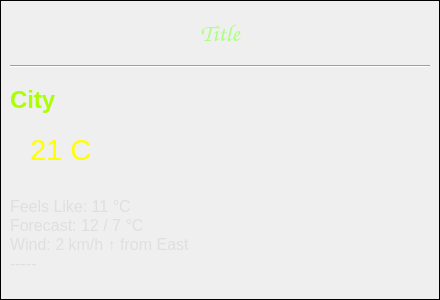
  <widget class="QFrame" name="frm_we_result">
   <property name="geometry">
    <rect>
     <x>10</x>
     <y>410</y>
     <width>440</width>
     <height>300</height>
    </rect>
   </property>
   <property name="styleSheet">
    <string notr="true"/>
   </property>
   <property name="frameShape">
    <enum>QFrame::Box</enum>
   </property>
   <property name="frameShadow">
    <enum>QFrame::Plain</enum>
   </property>
   <widget class="QLabel" name="lbl_we_result_city">
    <property name="geometry">
     <rect>
      <x>10</x>
      <y>70</y>
      <width>341</width>
      <height>61</height>
     </rect>
    </property>
    <property name="font">
     <font>
      <pointsize>18</pointsize>
      <weight>75</weight>
      <bold>true</bold>
     </font>
    </property>
    <property name="styleSheet">
     <string notr="true">color: rgb(170, 255, 0);</string>
    </property>
    <property name="text">
     <string>City</string>
    </property>
    <property name="alignment">
     <set>Qt::AlignLeading|Qt::AlignLeft|Qt::AlignVCenter</set>
    </property>
    <property name="wordWrap">
     <bool>true</bool>
    </property>
    <property name="textInteractionFlags">
     <set>Qt::LinksAccessibleByMouse|Qt::TextSelectableByMouse</set>
    </property>
   </widget>
   <widget class="QLabel" name="lbl_we_result_temp">
    <property name="geometry">
     <rect>
      <x>30</x>
      <y>130</y>
      <width>291</width>
      <height>40</height>
     </rect>
    </property>
    <property name="font">
     <font>
      <pointsize>22</pointsize>
      <weight>50</weight>
      <bold>false</bold>
     </font>
    </property>
    <property name="styleSheet">
     <string notr="true">color: rgb(255, 255, 0);</string>
    </property>
    <property name="text">
     <string>21 C</string>
    </property>
    <property name="alignment">
     <set>Qt::AlignLeading|Qt::AlignLeft|Qt::AlignVCenter</set>
    </property>
    <property name="textInteractionFlags">
     <set>Qt::LinksAccessibleByMouse|Qt::TextSelectableByMouse</set>
    </property>
   </widget>
   <widget class="QLabel" name="lbl_we_result_pic">
    <property name="geometry">
     <rect>
      <x>349</x>
      <y>180</y>
      <width>80</width>
      <height>80</height>
     </rect>
    </property>
    <property name="text">
     <string/>
    </property>
    <property name="pixmap">
     <pixmap>../images/online_topics/websites/timeanddate.png</pixmap>
    </property>
    <property name="scaledContents">
     <bool>true</bool>
    </property>
   </widget>
   <widget class="QLabel" name="lbl_we_result_desc">
    <property name="geometry">
     <rect>
      <x>10</x>
      <y>180</y>
      <width>231</width>
      <height>110</height>
     </rect>
    </property>
    <property name="font">
     <font>
      <pointsize>12</pointsize>
     </font>
    </property>
    <property name="styleSheet">
     <string notr="true">color: rgb(223, 223, 223);</string>
    </property>
    <property name="text">
     <string>Feels Like: 11 °C
Forecast: 12 / 7 °C
Wind: 2 km/h ↑ from East
-----</string>
    </property>
    <property name="textInteractionFlags">
     <set>Qt::LinksAccessibleByMouse|Qt::TextSelectableByMouse</set>
    </property>
   </widget>
   <widget class="QLabel" name="lbl_we_title">
    <property name="geometry">
     <rect>
      <x>5</x>
      <y>2</y>
      <width>430</width>
      <height>63</height>
     </rect>
    </property>
    <property name="font">
     <font>
      <family>Comic Sans MS</family>
      <pointsize>18</pointsize>
     </font>
    </property>
    <property name="styleSheet">
     <string notr="true">color: rgb(170, 255, 127);</string>
    </property>
    <property name="frameShape">
     <enum>QFrame::NoFrame</enum>
    </property>
    <property name="text">
     <string>Title</string>
    </property>
    <property name="alignment">
     <set>Qt::AlignCenter</set>
    </property>
    <property name="wordWrap">
     <bool>true</bool>
    </property>
    <property name="textInteractionFlags">
     <set>Qt::LinksAccessibleByMouse|Qt::TextSelectableByMouse</set>
    </property>
   </widget>
   <widget class="Line" name="line">
    <property name="geometry">
     <rect>
      <x>10</x>
      <y>65</y>
      <width>420</width>
      <height>3</height>
     </rect>
    </property>
    <property name="orientation">
     <enum>Qt::Horizontal</enum>
    </property>
   </widget>
   <widget class="QLabel" name="lbl_we_result_flag">
    <property name="geometry">
     <rect>
      <x>350</x>
      <y>80</y>
      <width>80</width>
      <height>80</height>
     </rect>
    </property>
    <property name="text">
     <string/>
    </property>
    <property name="pixmap">
     <pixmap>../images/online_topics/websites/timeanddate.png</pixmap>
    </property>
    <property name="scaledContents">
     <bool>true</bool>
    </property>
   </widget>
  </widget>
